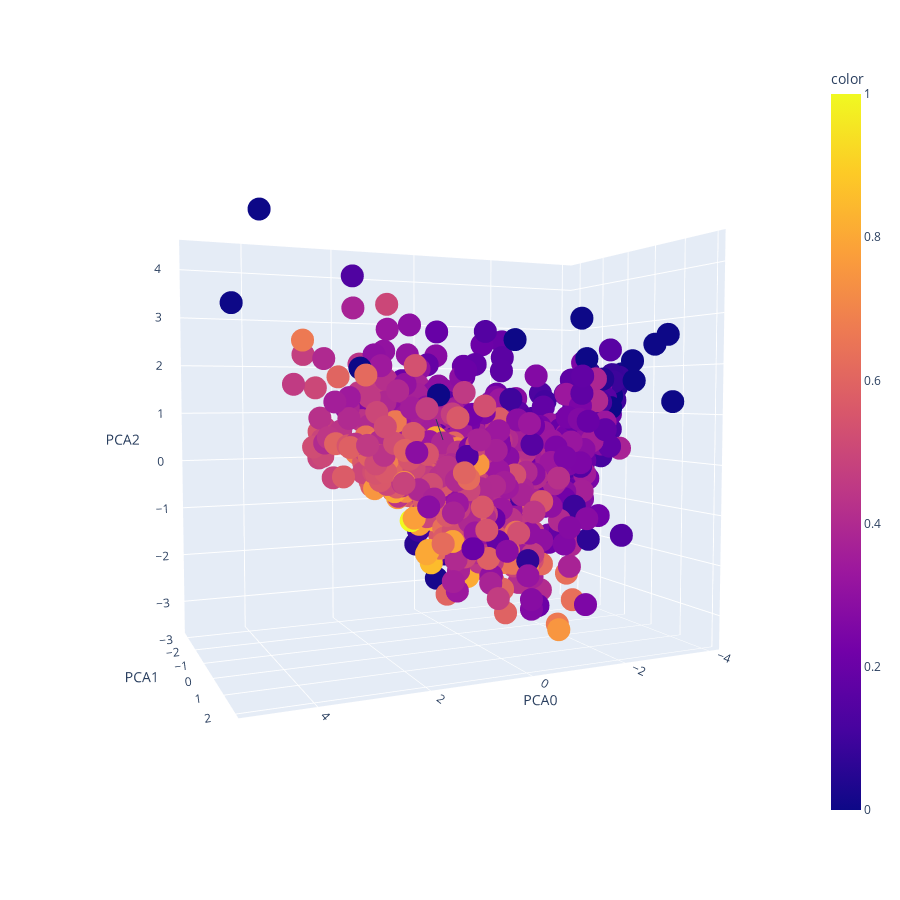

This figure's notebook cell:
### Code cell
# Représentation dynamique en 3D  des axes factorielles en fonction de la proportion
# de logements energivores
#components = pca.fit_transform(sc_dpe)
var = pca.explained_variance_ratio_.sum() # variance expliquée
# Plot de la figure
fig = px.scatter_3d(data_frame=result[['PCA0','PCA1','PCA2']], x = 'PCA0', y='PCA1', z='PCA2',
                   color=result['energivore'],width=900,height=900)
fig.add_annotation()
fig.show()

### Figure 1 — Plotly figure (JSON) as saved in the notebook; plotly's stock layout.template omitted (floating-point values rounded to 4 significant figures; data arrays with more than 128 entries replaced by an {"elided": "..."} marker saying what was removed)
{"data": [{"hovertemplate": "PCA0=%{x}<br>PCA1=%{y}<br>PCA2=%{z}<br>color=%{marker.color}<extra></extra>", "legendgroup": "", "marker": {"color": {"elided": "1002 float values"}, "coloraxis": "coloraxis", "symbol": "circle"}, "mode": "markers", "name": "", "scene": "scene", "showlegend": false, "type": "scatter3d", "x": {"elided": "1002 float values"}, "y": {"elided": "1002 float values"}, "z": {"elided": "1002 float values"}}], "layout": {"annotations": [{}], "coloraxis": {"colorbar": {"title": {"text": "color"}}, "colorscale": [[0, "#0d0887"], [0.1111, "#46039f"], [0.2222, "#7201a8"], [0.3333, "#9c179e"], [0.4444, "#bd3786"], [0.5556, "#d8576b"], [0.6667, "#ed7953"], [0.7778, "#fb9f3a"], [0.8889, "#fdca26"], [1, "#f0f921"]]}, "height": 900, "legend": {"tracegroupgap": 0}, "margin": {"t": 60}, "scene": {"aspectmode": "auto", "aspectratio": {"x": 1.249, "y": 0.7372, "z": 1.086}, "camera": {"center": {"x": 0, "y": 0, "z": 0}, "eye": {"x": 0.994, "y": 2.235, "z": 0.1259}, "projection": {"type": "perspective"}, "up": {"x": 0.007964, "y": -0.00354, "z": 1.0}}, "domain": {"x": [0, 1], "y": [0, 1]}, "xaxis": {"title": {"text": "PCA0"}, "type": "linear"}, "yaxis": {"title": {"text": "PCA1"}, "type": "linear"}, "zaxis": {"title": {"text": "PCA2"}, "type": "linear"}}, "width": 900}}
